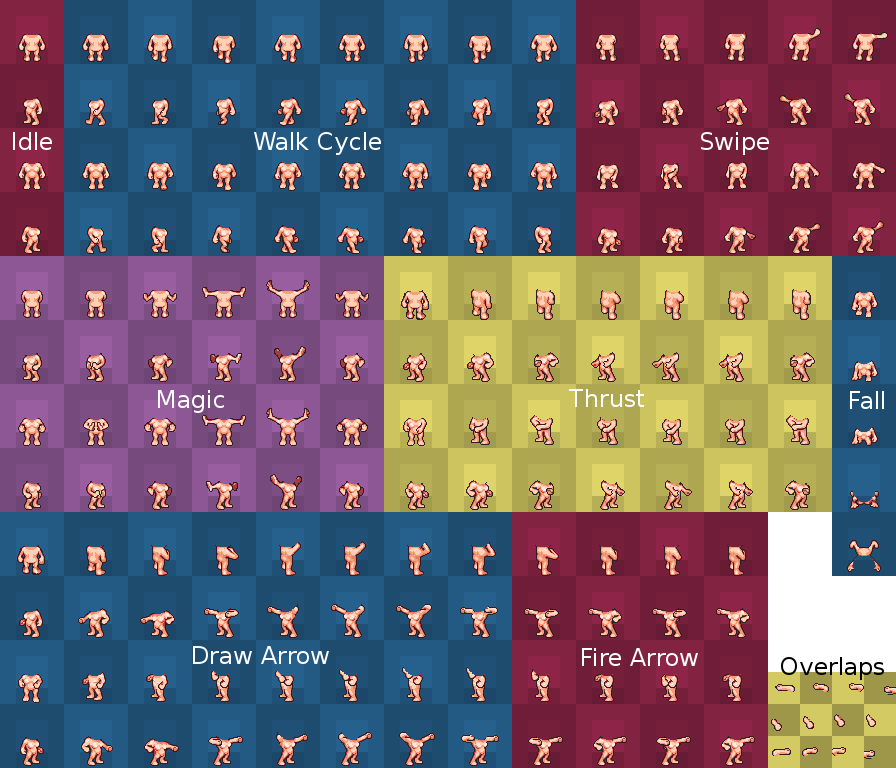
#> input picture templates/body_template.png, 896 x 768 px
$ python universal_converter.py ../templates/body_template.png out.png   (Python 2 division)
#> lines starting #> are read from the running program, lines starting #| are printed output that depends on the picture
#!/usr/bin/env python

##### Public Domain via CC0
#
# Because we're all in this together, I have decided to dedicate this
# script to the public domain by way of CC0.  You are free to do what
# you will with this code - I will pass no judgement upon you.
#
# See http://creativecommons.org/publicdomain/zero/1.0/ for more info.
#
# Have a nice day!
#


##### Other notes
#
# This script is for converting between the LPC universal sprite sheet
# layout to the sprite sheet format used by some of Aeva's .gani files
# for m.grl and other projects.
#
# This script requires "Pillow" to be installed, for more information,
# see: https://pillow.readthedocs.org/en/latest/
#


##### Consumer Advisory Notice
#
# We wish you a pleasant journey.
#


import argparse
from PIL import Image
import os.path


sizes = {
    "idle"   : (1, 4),
    "walk"   : (8, 4),
    "swipe"  : (5, 4),
    "arrow"  : (12, 4),
    "magic"  : (6, 4),
    "thrust" : (7, 4),
    "fall_1" : (1, 1),
    "fall_2" : (1, 1),
    "fall_3" : (1, 1),
    "fall_4" : (1, 1),
    "fall_5" : (1, 1),
}


universal_offsets = {
    "magic"  : (1, 0),
    "thrust" : (1, 4),
    "idle"   : (0, 8),
    "walk"   : (1, 8),
    "swipe"  : (1, 12),
    "arrow"  : (1, 16),
    "fall_1" : (1, 20),
    "fall_2" : (2, 20),
    "fall_3" : (3, 20),
    "fall_4" : (4, 20),
    "fall_5" : (5, 20),
}


body_offsets = {
    "idle"   : (0, 0),
    "walk"   : (1, 0),
    "swipe"  : (9, 0),
    "magic"  : (0, 4),
    "thrust" : (6, 4),
    "arrow"  : (0, 8),
    "fall_1" : (13, 4),
    "fall_2" : (13, 5),
    "fall_3" : (13, 6),
    "fall_4" : (13, 7),
    "fall_5" : (13, 8),
}

wiggle = {
    "fall_1" : -1,
    "fall_2" : -1,
    "fall_3" : -1,
    "fall_4" : -2,
    "fall_5" : -2,
}


def main(src_path, dest_path, underlay=False):
#> called with src_path = '../templates/body_template.png', dest_path = 'out.png', underlay = False
    source = Image.open(src_path)
#> source is the input picture: PIL image 896x768 RGB; mean R, G, B 112.7, 98.2, 108.4
    out = Image.new("RGBA", (896, 768), (0,0,0,0))
#> out: PIL image 896x768 RGBA; every value is 0

    for target in body_offsets.keys():
        size = [i*64 for i in sizes[target]]
        lpc_offset = [i*64 for i in universal_offsets[target]]
        body_offset = [i*64 for i in body_offsets[target]]

        if wiggle.has_key(target):
            x_mod = wiggle[target]
            body_offset[0] += x_mod

        copy_box = lpc_offset + [i+k for i,k in zip(size, lpc_offset)]
        paste_box = body_offset + [i+k for i,k in zip(size, body_offset)]

        region = source.crop(tuple(copy_box))
        out.paste(region, tuple(paste_box))
#> this loop made 11 passes
#> pass 1, in main, `region = source.crop(tuple(copy_box))`:
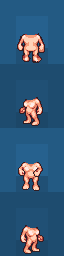
#> region: PIL image 64x256 RGB; mean R, G, B 51.9, 89.1, 120.8
#> pass 2, in main, `region = source.crop(tuple(copy_box))`:
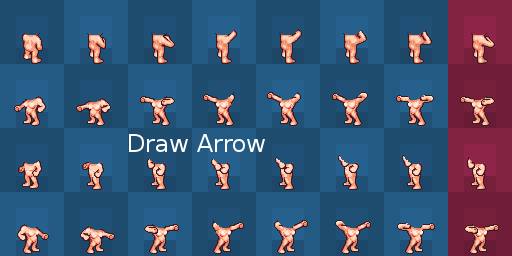
#> region: PIL image 512x256 RGB; mean R, G, B 61.1, 83.5, 114.5
#> after the loop:
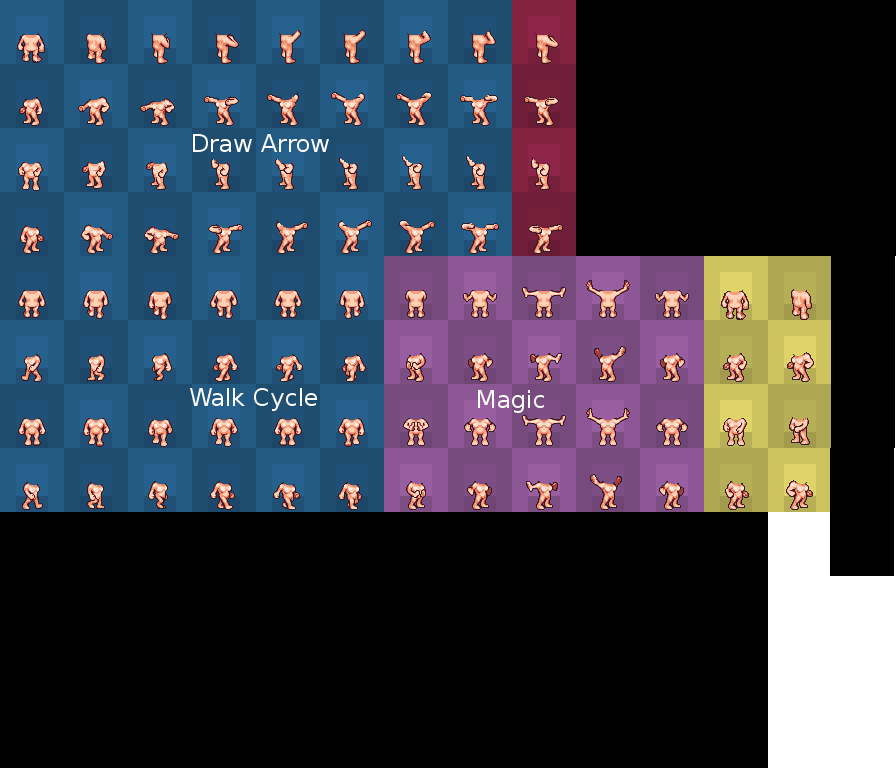
#> out: PIL image 896x768 RGBA; mean R, G, B, A 45.7, 49.6, 62.5, 244.3; transparent parts drawn white
#> after the loop: region: PIL image 64x64 RGB; every value is 0

    if os.path.isfile(dest_path):
        old = Image.open(dest_path)
        args = [old, out]
        if underlay:
            args.reverse()
        combined = Image.alpha_composite(*args)
        combined.save(dest_path)
    else:
        out.save(dest_path)


if __name__ == "__main__":
    parser = argparse.ArgumentParser(
        description="""
This script is for converting between the LPC universal sprite sheet
layout to the sprite sheet format used by some of Aeva's .gani files
for m.grl and other projects.""")

    #parser.add_argument(
    #    'mode', metavar="mode", type=str, nargs=1, default="body",
    #    help="One of: 'body', 'head', 'hair'.  Default is 'body'.")

    #parser.add_argument(
    #    '--underlay', action="store_true",
    #    help="""When using this command to paste sprites into an existing image,
    #paste beneath the image instead.""")

    parser.add_argument(
        'src', metavar="input", type=str, nargs=1,
        help="Input image map (universal style sheet format).")

    parser.add_argument(
        'dest', metavar="output", type=str, nargs=1,
        help="Output image map (custom format).")

    args = parser.parse_args()
    #mode = args.mode[0]
    mode = "body"
    src_path = args.src[0]
    out_path = args.dest[0]
    #underlay = args.underlay
    underlay = False
    if not mode in ["body", "head", "hair"]:
        print "Unknown output mode:", args.mode[0]
        exit()

    if not os.path.isfile(src_path):
        print "Bad path:", path
        exit()

    print mode, src_path, out_path
    main(src_path, out_path, underlay)
